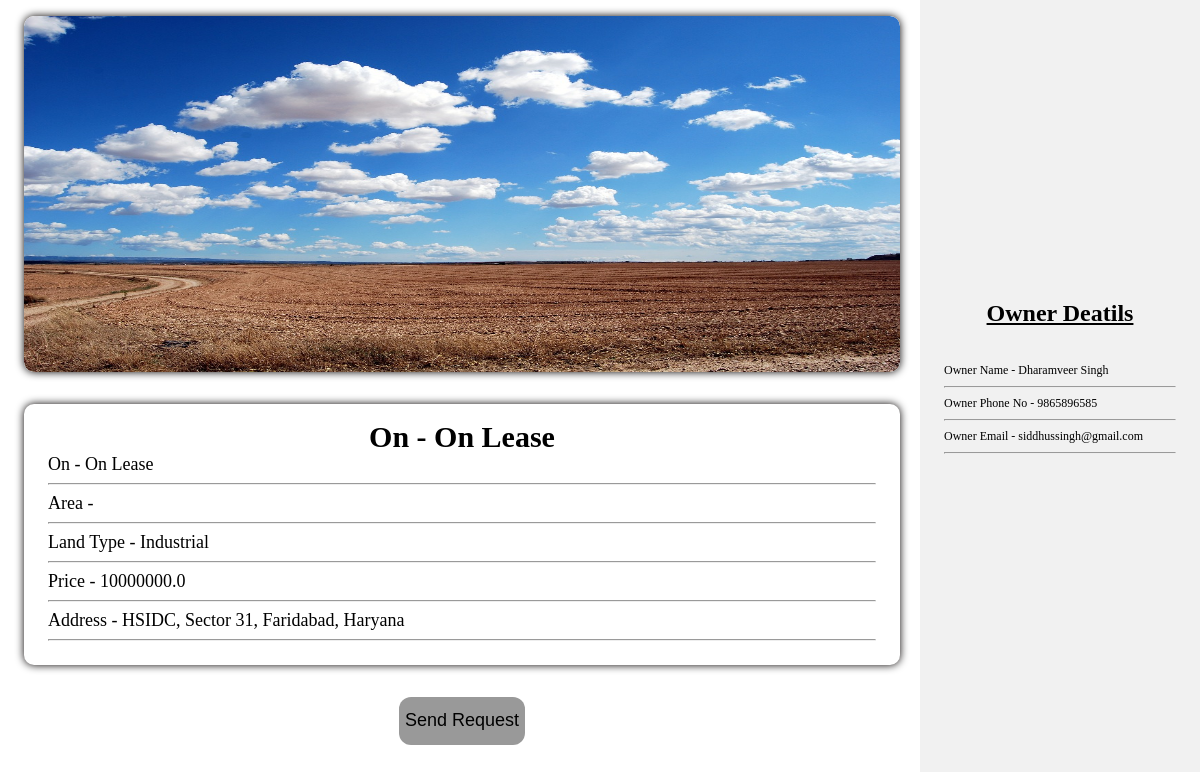
The page /property_details/4/?p_type=Land (signed in) on the database its author committed.
### bricks/models.py (models this page shows, shortened)
class land(models.Model):
    name=models.CharField(max_length=500,blank=False,null=True,default=None)
    cat=models.ForeignKey("category", null=True , on_delete=models.CASCADE, default=None)
    owner_phone=models.IntegerField(null=True, blank=False)
    owner_name=models.CharField(max_length=500,blank=False,null=True,default=None)
    owner_mail=models.EmailField(max_length=500,blank=False,null=True)
    area=models.IntegerField(default=0)
    land_type=models.CharField(choices=t_l, max_length=50, default= None, null=True)
    price=models.FloatField(default=0)
    p_type=models.CharField(max_length=10, default="Land")
    address=models.CharField(max_length=200, blank= False, default=None, null=False, unique=True)
    image=models.ImageField(upload_to='images/')

class category(models.Model):
    cat=models.CharField(max_length=50)
    def __str__(self) :
        return self.cat

### bricks/views.py (the view, shortened to what this page needs)
# urls.py: path('property_details/<str:property_id>/',views.property_details,name='property_details'),
def property_details(request,property_id):
    p_type=request.GET.get('p_type')
    if request.method == 'GET':
     is_land = True
     if p_type == "Built" :
         is_land=False
         obj=built.objects.filter(pk=property_id)
         return render(request,'bricks/property_details.html',{"obj":obj[0]})
     else:
         obj=land.objects.filter(pk=property_id)
         return render(request,'bricks/property_details.html',{"obj":obj[0],"is_land":is_land})

### bricks/templates/bricks/property_details.html (shortened to what this page needs)
<!DOCTYPE html>
<html lang="en">
  <head>
    {% load static %}
    <link
      rel="stylesheet"
      href="{% static 'bricks/style_property_details.css' %}"
    />
  </head>
  <body style="margin: 0; padding: 0">
    {% if user.is_authenticated %}
    <div class="full_details">
      <div class="left_side">
        {% if is_land %}
        <div
          class="part1"
          style="
            width: auto;
            height: 40%;
            margin: 2vh 2vw;
            box-shadow: 0 0 0.75vw rgb(5, 0, 0);
            border-radius: 10px;
          "
        >
          <img
            style="width: 100%; height: 100%; border-radius: 10px"
            src="{{obj.image.url}}"
            alt=""
          />
        </div>
        <div
          class="part2"
          style="
            width: auto;
            height: auto;
            padding: 2vh 2vw;
            -webkit-backdrop-filter: blur(10px);
            backdrop-filter: blur(10px);
          "
        >
          <div id="data1">
            <h2>On - {{obj.cat}}</h2>
            <p>On - {{obj.cat}}</p>
            <hr />
            <p>Area - {{obj.are}}</p>
            <hr />
            <p>Land Type - {{obj.land_type}}</p>
            <hr />
            <p>Price - {{obj.price}}</p>
            <hr />
            <p>Address - {{obj.address}}</p>
            <hr />
          </div>
        </div>
        {% endif %}
        <div class="options">
          <center>
            <a href="{% url 'send_mail' obj.owner_mail %}"
              ><button>Send Request</button>
            </a>
          </center>
        </div>
      </div>
      <div class="right_side">
        <div class="chip">
          <img
            src="https://www.w3schools.com/howto/img_avatar.png"
            alt="Person"
          />
          <h2
            style="
              text-align: center;
              font-size: 2vw;
              text-decoration: underline;
            "
          >
            Owner Deatils
          </h2>
          <div id="Para">
            <p>Owner Name - {{obj.owner_name}}</p>
            <hr />
            <p>Owner Phone No - {{obj.owner_phone}}</p>
            <hr />
            <p>Owner Email - {{obj.owner_mail}}</p>
            <hr />
          </div>
        </div>
      </div>
    </div>
  </body>
  {% endif %}
</html>

### bricks/static/bricks/style_property_details.css (style rules this page uses)
.full_details { display: flex; flex-direction: row; }
.left_side { display: flexbox; flex-direction: column; width: 60vw; }
.part1 { display: flexbox; width: 100%; overflow: hidden; }
.part1>img { width: 100%; max-height: 60vh; }
.options button { margin: 2vh; border-radius: 1vw; height: 4vw; min-width: fit-content; width: 10vw; font-size: 1.5vw; background: none; border: none; background: rgb(0, 0, 0, 0.4); cursor: pointer; }
body { background: url("https://cdn.pixabay.com/photo/2017/08/03/15/38/architecture-2576906_640.jpg") no-repeat center center fixed; background-size: cover; background-clip: border-box; }

### rows shown on the page
land: image (picture), cat "On Lease", land_type "Industrial", price "10000000.0", address "HSIDC, Sector 31, Faridabad, Haryana", owner_name "Dharamveer Singh", owner_phone "9865896585", owner_mail "siddhussingh@gmail.com"
